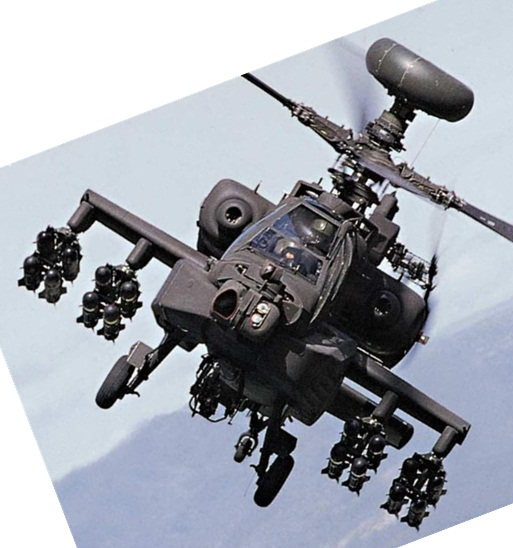
#> input picture Lab 12/dataset/target.jpg, 513 x 548 px
$ python Ex12_sift.py   (Python 2 division)   (older library calls are emulated)
#> lines starting #> are read from the running program, lines starting #| are printed output that depends on the picture; after the words box and inside, x2 and y2 are one past the last pixel; in counts of white or black regions, pixels touching at a corner belong together
import numpy as np
import cv2
from matplotlib import pyplot as plt

# images
IMG_PREFIX = 'dataset/'
IMG_TARGET = 'target.jpg'
IMG_CANDIDATES = ['1.jpg', '2.jpg', '3.jpg', '4.jpg', '5.jpg']
OUT_PREFIX = "result/"
# Harris Corner Detection
MAX_CORNERS = 100
QUALITY_LEVEL = 0.01
MIN_DISTANCE = 10
# BLOCK_SIZE = 3
# K = 0.04
# Descriptors Calculation
NEIGHBOURHOOD_DES = 16
INTERPOLATION_METHODS = ["nearest neighbor", "bilinear"]
INTERPOLATION_METHOD = 1
# Main Direction Calculation
NEIGHBOURHOOD_DIR = 8
# Similarity Ratio Threshold
SIMILARITY_THRESHOLD = 0.03


def get_key_points(image):
    x_max, y_max = image.shape
    img_temp = image.copy()
    keys = cv2.goodFeaturesToTrack(image=img_temp, maxCorners=MAX_CORNERS,
                                   qualityLevel=QUALITY_LEVEL, minDistance=MIN_DISTANCE)
    keys = keys.reshape((keys.shape[0], 2))  # Cnt*1*2 -> Cnt*2
    key_points = []
    for pt in keys:
        if pt[0] < 1 + NEIGHBOURHOOD_DES or pt[0] > x_max - 1 - NEIGHBOURHOOD_DES \
                or pt[1] < 1 + NEIGHBOURHOOD_DES or pt[1] > y_max - 1 - NEIGHBOURHOOD_DES:
            continue
        key_points.append(pt)

    # print key_points
    return key_points


def calculate_gradient_magnitude_direction(image):
    x_max, y_max = image.shape
    grad_dir = np.zeros((x_max, y_max))
    grad_x = cv2.Sobel(src=image, ddepth=cv2.CV_16S, dx=1, dy=0)
    grad_y = cv2.Sobel(src=image, ddepth=cv2.CV_16S, dx=0, dy=1)
    grad_x = grad_x.astype(np.int32)
    grad_y = grad_y.astype(np.int32)
    grad_mag = (grad_x ** 2 + grad_y ** 2) ** 0.5
    grad_mag = cv2.convertScaleAbs(grad_mag)

    for x in range(1, x_max - 1):
        for y in range(1, y_max - 1):
            ly = grad_y[x][y]
            lx = grad_x[x][y]
            # calculate the direction of the gradient
            if 0 == lx:
                grad_dir[x][y] = 90 if ly > 0 else 270
            else:
                grad_dir[x][y] = np.arctan(float(ly) / lx) / np.pi * 180
                if grad_dir[x][y] < 0:
                    grad_dir[x][y] += 360
    # cv2.imshow('mag', grad_mag)
    # cv2.imshow('dir', grad_dir)
    # cv2.waitKey(0)
    return grad_mag, grad_dir


def get_main_direction(x, y, grad_mag, grad_dir):  # different
    bins = [0 for i in range(36)]
    for i in range(-NEIGHBOURHOOD_DIR, NEIGHBOURHOOD_DIR + 1):
        for j in range(-NEIGHBOURHOOD_DIR, NEIGHBOURHOOD_DIR + 1):
            if 0 == i and 0 == j:
                weight, value = 0, 0
            else:
                weight, value = grad_mag[x + i][y + j], grad_dir[x + i][y + j]
            bins[int(value / 10)] += weight

    """
    plt.bar(range(36), bins)
    plt.xlabel("Bins"), plt.ylabel("Total Weight")
    plt.title("at %s: %s" % (bins.index(max(bins)), max(bins)))
    plt.show()
    """  # Plot
    return bins.index(max(bins)) * 10


# image coordinates -> object coordinates
def calculate_indices_transfer(point, center, dir):
    dir = float(dir) / 180 * np.pi
    a = np.array([[np.cos(dir), -np.sin(dir)], [np.sin(dir), np.cos(dir)]])
    pt_delta = np.array([[point[0] - center[0]], [point[1] - center[1]]])
    res = a * pt_delta + center
    # print point[0], point[1], dir, float(res[0][0]), float(res[1][0])
    return float(res[0][0]), float(res[1][0])


def bilinear_interpolation(pt_x, pt_y, img_dir):
    x, y = int(pt_x), int(pt_y)
    return img_dir[x][y] * (x + 1 - pt_x) * (y + 1 - pt_y) + \
           img_dir[x + 1][y] * (pt_x - x) * (y + 1 - pt_y) + \
           img_dir[x][y + 1] * (x + 1 - pt_x) * (pt_y - y) + \
           img_dir[x + 1][y + 1] * (pt_x - x) * (pt_y - y)


def get_descriptors(image, key_pts):
    grad_mag, grad_dir = calculate_gradient_magnitude_direction(image)
    descriptors = []
    for (pt_x, pt_y) in key_pts:
        main_dir = get_main_direction(int(pt_x), int(pt_y), grad_mag, grad_dir)
        # print pt_x, pt_y, main_dir

        dir_ngbr_obj = np.zeros((NEIGHBOURHOOD_DES, NEIGHBOURHOOD_DES))
        center = np.array([pt_x, pt_y])
        thres = NEIGHBOURHOOD_DES / 2
        # calculate the gradient direction of neighbouring points on object domain
        for i in range(-thres, thres):
            for j in range(-thres, thres):
                neig_pt = np.array([pt_x + i, pt_y + j])
                x_obj, y_obj = calculate_indices_transfer(neig_pt, center, main_dir)
                ngbr_dir_obj = bilinear_interpolation(x_obj, y_obj, grad_dir) - main_dir
                if ngbr_dir_obj < 0:
                    ngbr_dir_obj += 360
                # print ngbr_dir_obj
                dir_ngbr_obj[i + thres][j + thres] = ngbr_dir_obj

        des = []
        # vote: 4 4*4 big squares
        for m in range(4):
            for n in range(4):
                bins = [0 for i in range(8)]
                # vote: each pixel in the 4*4 small square
                for i in range(4):
                    for j in range(4):
                        bins[int(dir_ngbr_obj[4 * m + i][4 * n + j]) // 45] += 1
                des += bins
                """
                plt.bar(range(8), bins)
                plt.show()
                """
        # print des

        # normalize the descriptor
        des = des / np.linalg.norm(des)
        descriptors.append(des)
    return descriptors


def find_min_2(des_target, des_candidate):
    matches = []
    for tar in des_target:
        distance = [np.vdot(tar, can) for can in des_candidate]
        min_val = min(distance)
        min_idx = distance.index(min_val)
        distance[min_idx] = 200  # at...at most (16^2 *128) ** 0.5 = 181.019
        min2_val = min(distance)

        if 0 == min2_val:
            matches.append(-1)
        elif (min_val / min2_val) < SIMILARITY_THRESHOLD:
            matches.append(min_idx)
        else:
            matches.append(-1)
    return matches


path_target = IMG_PREFIX + IMG_TARGET
print "Target Image: %s" % path_target

target = cv2.imread(path_target, cv2.IMREAD_GRAYSCALE)  # 548*513
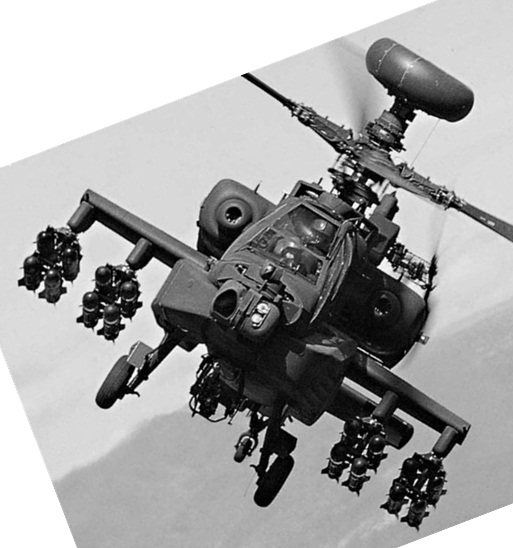
#> target: shape (548, 513); min 0, max 255, mean 164.3
target_color = cv2.imread(path_target)
#> target_color is the input picture: shape (548, 513, 3); mean B, G, R 173.1, 164.6, 160.6
print "\tImage Read"

key_pts_target = get_key_points(target)  # indices in FLOAT
#> in get_key_points, `keys = cv2.goodFeaturesToTrack(image=img_temp, maxCorners=MAX_CORNERS,..`: keys = 100 rows, first 8: [113, 285], [414, 111], [406, 121], [42, 273], [362, 224], [377, 267], [135, 390], [355, 162]
#> in get_key_points, `keys = keys.reshape((keys.shape[0], 2))`: keys = 100 pairs, first value 19 to 438, second value 75 to 512
#> the loop in get_key_points, `for pt in keys:` made 100 passes
#> pt on passes 1 to 12: [113, 285], [414, 111], [406, 121], [42, 273], [362, 224], [377, 267], [135, 390], [355, 162], [404, 497], [100, 310], [417, 472], [198, 402]
#> after the loop in get_key_points, `for pt in keys:`: key_points = 96 pairs, first value 19 to 438, second value 75 to 490
#> key_pts_target has the same summary as key_points in get_key_points
print "\tKey Points Calculated"

# [5 lines of commented-out code are left out]

descriptors_target = get_descriptors(target, key_pts_target)
#> after the loop in calculate_gradient_magnitude_direction, `for x in range(1, x_max - 1):`:
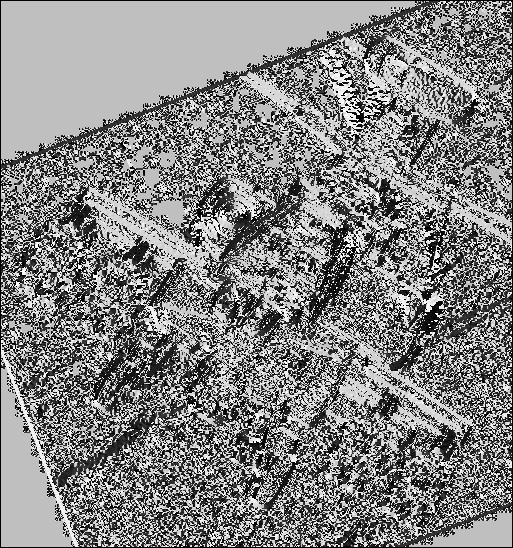
#> grad_dir: shape (548, 513) float64; min 0, max 359.9, mean 187.2; drawn with min black and max white
#> the loop in get_descriptors, `for (pt_x, pt_y) in key_pts:` made 96 passes
#> (pt_x, pt_y, main_dir, thres) on pass 1: (113, 285, 300, 8)
print "\tDescriptors Calculated\n"

for cand_idx, img_candidate in enumerate(IMG_CANDIDATES):
    path_candidate = IMG_PREFIX + img_candidate
    print "**********\nCandidate Image: %s" % path_candidate

    candidate = cv2.imread(path_candidate, cv2.IMREAD_GRAYSCALE)  # ?*?
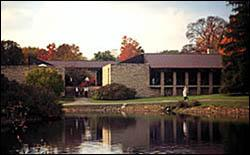
#> input picture Lab 12/dataset/1.jpg, 250 x 155 px
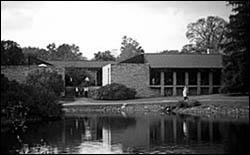
#> candidate: shape (155, 250); min 0, max 255, mean 105.2
    candidate_color = cv2.imread(path_candidate)
#> candidate_color is the input picture: shape (155, 250, 3); mean B, G, R 95.5, 102.7, 113.7
    print "\tImage Read"

    key_pts_candidate = get_key_points(candidate)  # indices in FLOAT
#> the loop in get_key_points (call 2), `for pt in keys:` made 100 passes
#> pt on passes 1 to 12: [2, 39], [103, 85], [2, 2], [86, 79], [184, 95], [47, 47], [140, 47], [77, 90], [95, 54], [81, 53], [25, 152], [125, 36]
    print "\tKey Points Calculated"

    descriptors_candidate = get_descriptors(candidate, key_pts_candidate)
#> after the loop in calculate_gradient_magnitude_direction (call 2), `for x in range(1, x_max - 1):`:
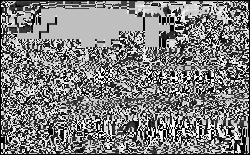
#> grad_dir: shape (155, 250) float64; min 0, max 359.9, mean 180; drawn with min black and max white
#> the loop in get_descriptors (call 2), `for (pt_x, pt_y) in key_pts:` made 51 passes
#> (pt_x, pt_y) on passes 1 to 12: (103, 85), (86, 79), (47, 47), (77, 90), (95, 54), (81, 53), (25, 152), (125, 36), (121, 47), (102, 141), (47, 152), (109, 64)
    print "\tDescriptors Calculated"

    matched_idx = find_min_2(descriptors_target, descriptors_candidate)
#> the loop in find_min_2, `for tar in des_target:` made 96 passes
    print "\tMatches Found"
    # print matched_idx

    target_x, target_y = target_color.shape[0:2]
    candidate_x, candidate_y = candidate_color.shape[0:2]
    # matched_image = np.zeros(shape=(target_x + candidate_x, target_y + candidate_y), dtype=np.uint8)
    matched_image = np.zeros(shape=(max(target_x, candidate_x), target_y + candidate_y, 3), dtype=np.uint8)
    matched_image[:] = 255
    for x in range(target_x):
        for y in range(target_y):
            matched_image[x][y] = target_color[x][y]
    for x in range(candidate_x):
        for y in range(candidate_y):
            matched_image[x][y + target_y] = candidate_color[x][y]
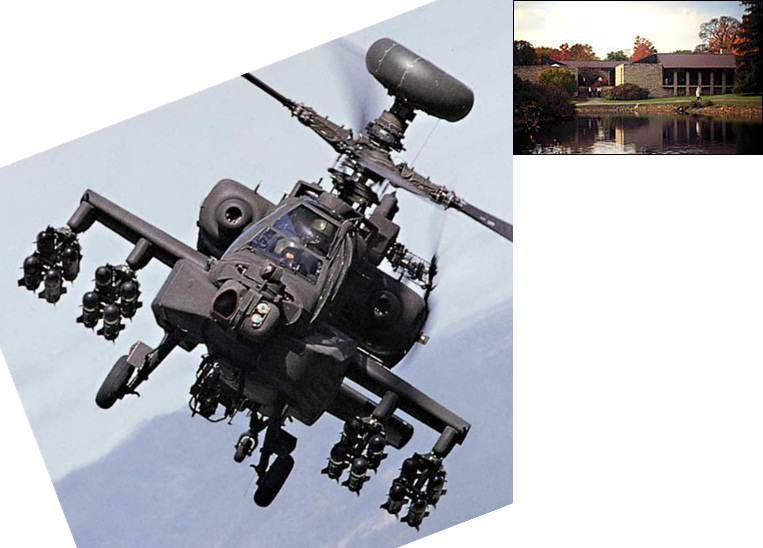
#> matched_image: shape (548, 763, 3); mean B, G, R 185.2, 180.1, 178.4
    print "\tResult Image Initiated"

    cnt = 0
    for idx, match in enumerate(matched_idx):
        if -1 == match:
            continue

        match_res_target = map(int, key_pts_target[idx])
        match_res_candidate = np.array(map(int, key_pts_candidate[match]))
        temp = np.array(match_res_candidate) + np.array([target_y, 0])
        cv2.line(matched_image, tuple(match_res_target), tuple(temp), (0, 255, 0), 2)
        cnt += 1
#> this loop made 96 passes
#> match on passes 1 to 12: -1, -1, -1, -1, -1, -1, -1, -1, -1, -1, -1, -1
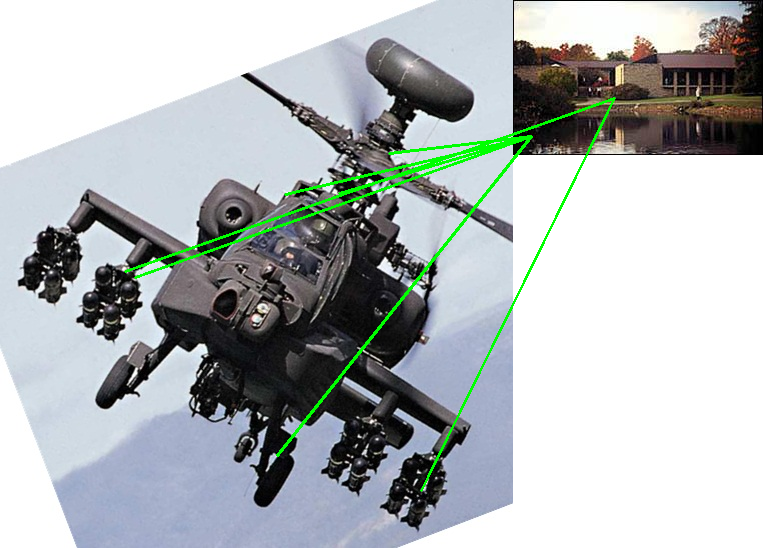
#> matched_image: shape (548, 763, 3); 1.5% of pixels changed, all inside (x1, y1, x2, y2) = (124, 97, 616, 492)
    print "\tMatches Drawn"
    print "Altogether: %s Matches" % cnt
#| Altogether: 7 Matches
    cv2.imwrite(OUT_PREFIX + "res %s_%s matches.png" % (cand_idx + 1, cnt), matched_image)
#> pass 2 of the loop `for cand_idx, img_candidate in enumerate(IMG_CANDIDATES):`:
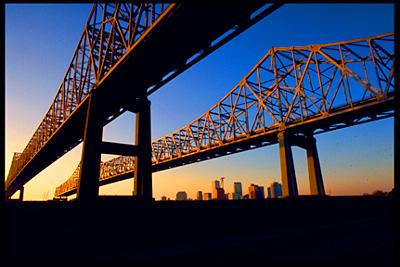
#> input picture Lab 12/dataset/2.jpg, 400 x 267 px
#> candidate: shape (267, 400)
#> candidate_color is the input picture: shape (267, 400, 3); mean B, G, R 79.7, 60.2, 55.7
#> after the loop in calculate_gradient_magnitude_direction (call 3), `for x in range(1, x_max - 1):`:
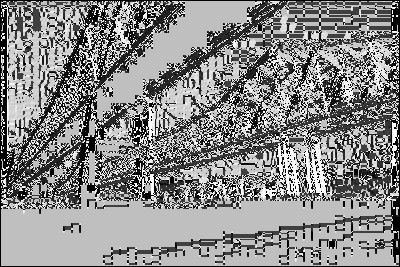
#> grad_dir: shape (267, 400) float64; min 0, max 359.9, mean 194.1; drawn with min black and max white
#> the loop in find_min_2 (call 2), `for tar in des_target:` made 96 passes
#> after the loop `for x in range(candidate_x):`:
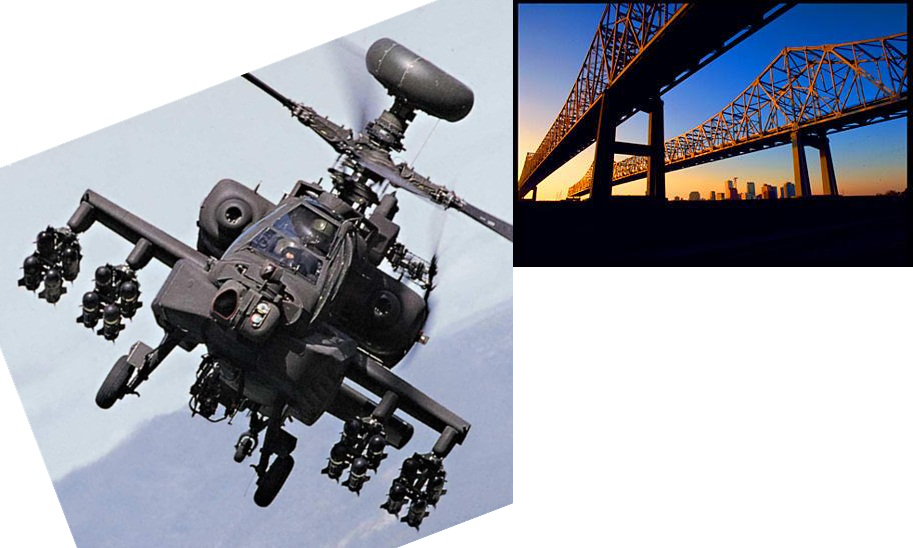
#> matched_image: shape (548, 913, 3); mean B, G, R 171.6, 162.6, 159.4
#> the loop `for idx, match in enumerate(matched_idx):` made 96 passes
#| Altogether: 0 Matches
#> pass 3 of the loop `for cand_idx, img_candidate in enumerate(IMG_CANDIDATES):`:
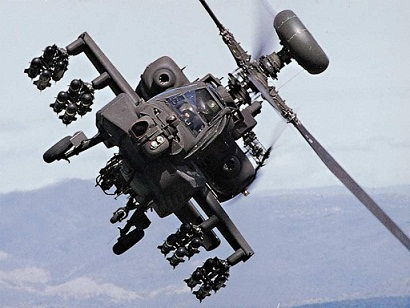
#> input picture Lab 12/dataset/3.jpg, 410 x 308 px
#> candidate: shape (308, 410)
#> candidate_color is the input picture: shape (308, 410, 3); mean B, G, R 170.9, 158.1, 152.2
#> after the loop in calculate_gradient_magnitude_direction (call 4), `for x in range(1, x_max - 1):`:
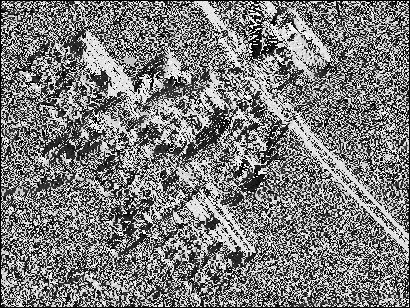
#> grad_dir: shape (308, 410) float64; min 0, max 359.9, mean 175.3; drawn with min black and max white
#> the loop `for idx, match in enumerate(matched_idx):` made 96 passes
#> after the loop `for idx, match in enumerate(matched_idx):`:
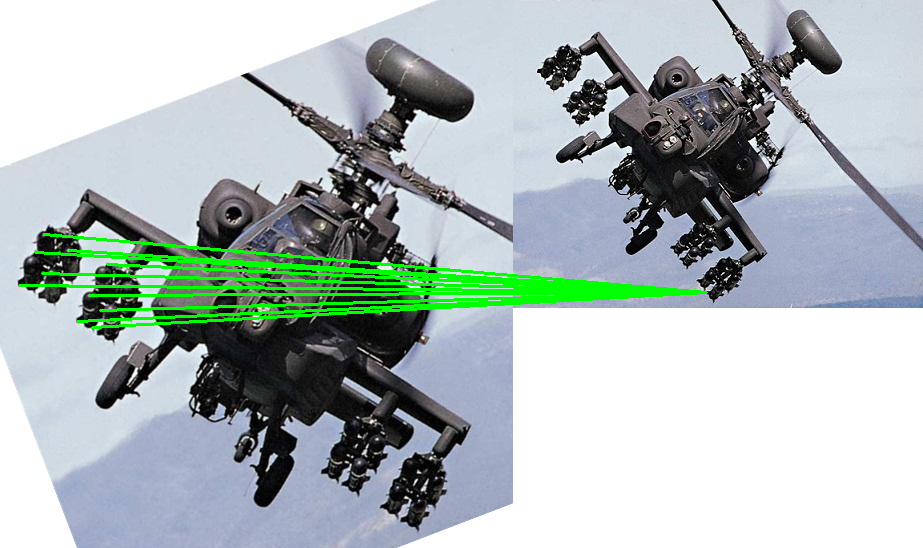
#> matched_image: shape (548, 923, 3); mean B, G, R 184.3, 184.8, 173
#| Altogether: 10 Matches
#> the loop made 5 passes; the first 3 are shown
    # plt.imshow(matched_image, 'gray'), plt.xticks([]), plt.yticks([])
    # plt.show()
